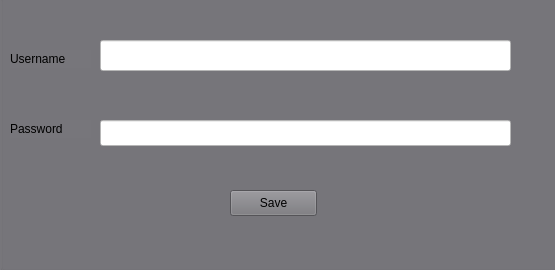
<?xml version="1.0" encoding="UTF-8"?>
<ui version="4.0">
 <class>Form</class>
 <widget class="QWidget" name="Form">
  <property name="geometry">
   <rect>
    <x>0</x>
    <y>0</y>
    <width>555</width>
    <height>270</height>
   </rect>
  </property>
  <property name="windowTitle">
   <string>Form</string>
  </property>
  <widget class="QGroupBox" name="groupBox">
   <property name="geometry">
    <rect>
     <x>0</x>
     <y>-20</y>
     <width>561</width>
     <height>291</height>
    </rect>
   </property>
   <property name="styleSheet">
    <string notr="true">background-color: rgb(119, 118, 123);</string>
   </property>
   <property name="title">
    <string>GroupBox</string>
   </property>
   <widget class="QLineEdit" name="usernameInput">
    <property name="geometry">
     <rect>
      <x>100</x>
      <y>60</y>
      <width>411</width>
      <height>31</height>
     </rect>
    </property>
    <property name="styleSheet">
     <string notr="true">background-color: rgb(255, 255, 255);</string>
    </property>
   </widget>
   <widget class="QLineEdit" name="passwordInput">
    <property name="geometry">
     <rect>
      <x>100</x>
      <y>140</y>
      <width>411</width>
      <height>26</height>
     </rect>
    </property>
    <property name="styleSheet">
     <string notr="true">background-color: rgb(255, 255, 255);</string>
    </property>
   </widget>
   <widget class="QPushButton" name="saveButton">
    <property name="geometry">
     <rect>
      <x>230</x>
      <y>210</y>
      <width>87</width>
      <height>26</height>
     </rect>
    </property>
    <property name="text">
     <string>Save</string>
    </property>
   </widget>
   <widget class="QLabel" name="label">
    <property name="geometry">
     <rect>
      <x>10</x>
      <y>70</y>
      <width>81</width>
      <height>18</height>
     </rect>
    </property>
    <property name="text">
     <string>Username</string>
    </property>
   </widget>
   <widget class="QLabel" name="label_2">
    <property name="geometry">
     <rect>
      <x>10</x>
      <y>140</y>
      <width>81</width>
      <height>18</height>
     </rect>
    </property>
    <property name="text">
     <string>Password</string>
    </property>
   </widget>
  </widget>
 </widget>
 <resources/>
 <connections/>
</ui>
